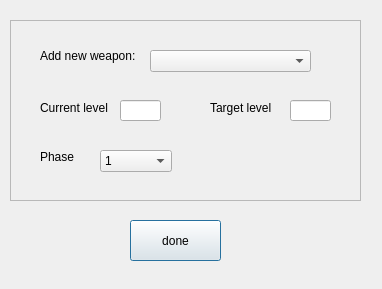
<?xml version="1.0" encoding="UTF-8"?>
<ui version="4.0">
 <class>add_new_weapon</class>
 <widget class="QDialog" name="add_new_weapon">
  <property name="geometry">
   <rect>
    <x>0</x>
    <y>0</y>
    <width>382</width>
    <height>289</height>
   </rect>
  </property>
  <property name="windowTitle">
   <string>Add new weapon</string>
  </property>
  <widget class="QFrame" name="frame_6">
   <property name="geometry">
    <rect>
     <x>10</x>
     <y>20</y>
     <width>351</width>
     <height>181</height>
    </rect>
   </property>
   <property name="autoFillBackground">
    <bool>true</bool>
   </property>
   <property name="frameShape">
    <enum>QFrame::StyledPanel</enum>
   </property>
   <property name="frameShadow">
    <enum>QFrame::Raised</enum>
   </property>
   <widget class="QLabel" name="label_18">
    <property name="geometry">
     <rect>
      <x>30</x>
      <y>20</y>
      <width>101</width>
      <height>31</height>
     </rect>
    </property>
    <property name="text">
     <string>Add new weapon:</string>
    </property>
   </widget>
   <widget class="QComboBox" name="comboBox_3">
    <property name="geometry">
     <rect>
      <x>140</x>
      <y>30</y>
      <width>161</width>
      <height>22</height>
     </rect>
    </property>
   </widget>
   <widget class="QLabel" name="label_19">
    <property name="geometry">
     <rect>
      <x>30</x>
      <y>80</y>
      <width>71</width>
      <height>16</height>
     </rect>
    </property>
    <property name="text">
     <string>Current level</string>
    </property>
   </widget>
   <widget class="QLabel" name="label_20">
    <property name="geometry">
     <rect>
      <x>200</x>
      <y>80</y>
      <width>71</width>
      <height>16</height>
     </rect>
    </property>
    <property name="text">
     <string>Target level</string>
    </property>
   </widget>
   <widget class="QLineEdit" name="lineEdit_13">
    <property name="geometry">
     <rect>
      <x>110</x>
      <y>80</y>
      <width>41</width>
      <height>21</height>
     </rect>
    </property>
   </widget>
   <widget class="QLineEdit" name="lineEdit_14">
    <property name="geometry">
     <rect>
      <x>280</x>
      <y>80</y>
      <width>41</width>
      <height>21</height>
     </rect>
    </property>
   </widget>
   <widget class="QLabel" name="label_21">
    <property name="geometry">
     <rect>
      <x>30</x>
      <y>130</y>
      <width>47</width>
      <height>13</height>
     </rect>
    </property>
    <property name="text">
     <string>Phase</string>
    </property>
   </widget>
   <widget class="QComboBox" name="comboBox_9">
    <property name="geometry">
     <rect>
      <x>90</x>
      <y>130</y>
      <width>72</width>
      <height>22</height>
     </rect>
    </property>
    <item>
     <property name="text">
      <string>1</string>
     </property>
    </item>
    <item>
     <property name="text">
      <string>2</string>
     </property>
    </item>
    <item>
     <property name="text">
      <string>3</string>
     </property>
    </item>
    <item>
     <property name="text">
      <string>4</string>
     </property>
    </item>
    <item>
     <property name="text">
      <string>5</string>
     </property>
    </item>
    <item>
     <property name="text">
      <string>6</string>
     </property>
    </item>
   </widget>
  </widget>
  <widget class="QPushButton" name="pushButton">
   <property name="geometry">
    <rect>
     <x>130</x>
     <y>220</y>
     <width>91</width>
     <height>41</height>
    </rect>
   </property>
   <property name="text">
    <string>done</string>
   </property>
  </widget>
 </widget>
 <resources/>
 <connections/>
</ui>
